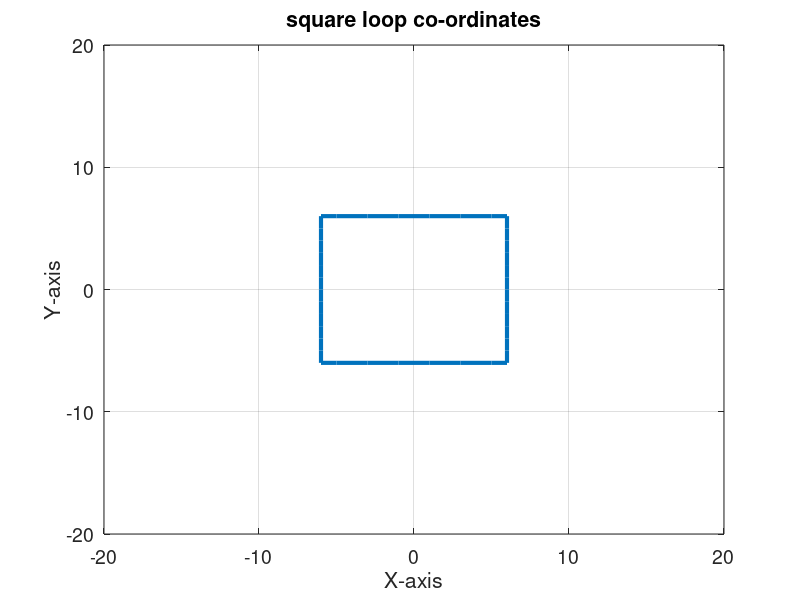
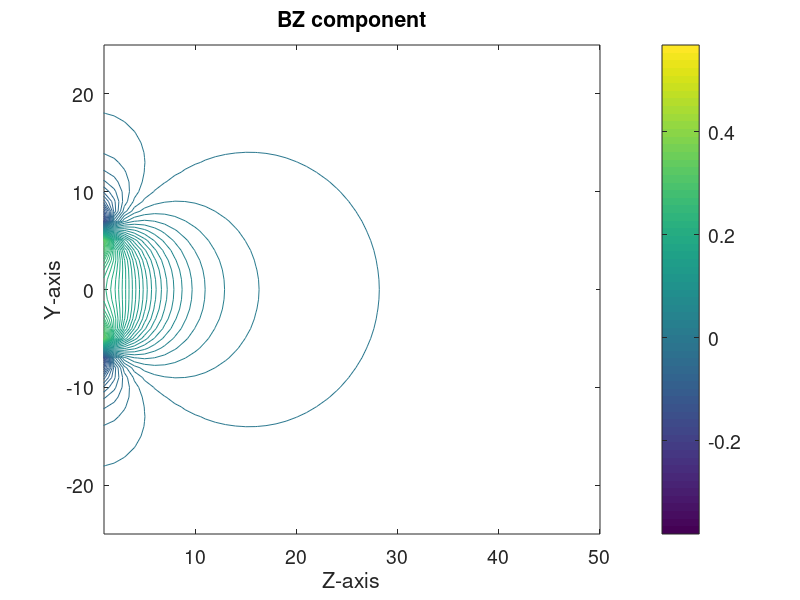
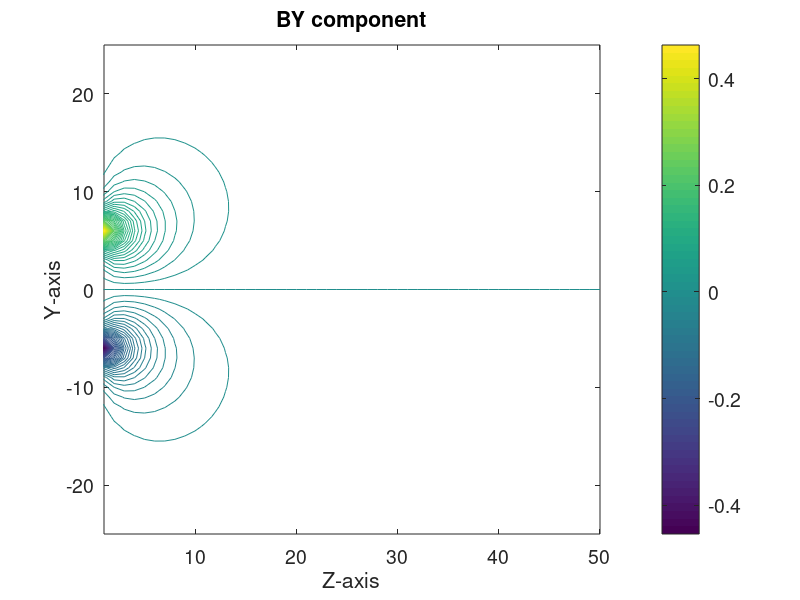
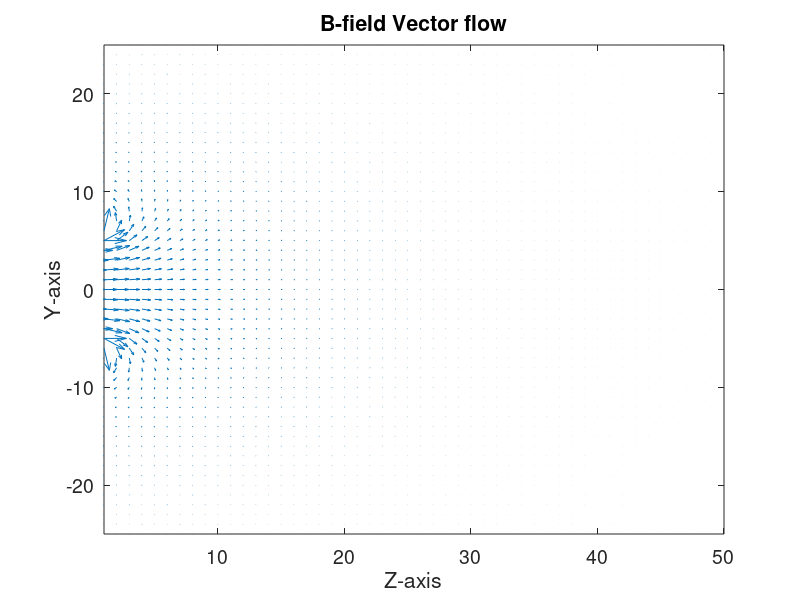

Source code (MATLAB) for these figures, in order:
clc
close all
clear all

%-------------------------------------------------------------------------%
%--Square loop is in the X-Y plane and Magnetic Field is Evaluated -------%
%-------------at every point in the Y-Z plane(X=0)------------------------%
%-------------------------------------------------------------------------%

Nz=51;  % No. of grids in Z-axis
Ny=51;  % No. of grids in Y-axis
S=12;   % Length of the Square Loop
N=(S+1)*4;   % No of grids in the loop ( X-Y plane)
N4=N/4;
a=S/2;   
I=3;    % current in the loop
u0=1;   % for simplicity, u0 is taken as 1 (permitivity)

%-------These are the coordinates of square loop..........................

Xc(1:N4)=-a:1:a;
Xc(N4+1:2*N4)=a;
Xc(2*N4+1:3*N4)=a:-1:-a;
Xc(3*N4+1:N)=-a;

Yc(1:13)=-a;
Yc(14:26)=-a:1:a;
Yc(27:39)=a;
Yc(40:52)=a:-1:-a;

%-------------------------------------------------------------------------

yp(1:51)=-25:1:25; % Y-coordinates of the plane where we are interested
zp(1:51)=0:1:50;% Z-coordinates of the plane where we are interested

Y(1:Ny,1:Nz)=0; % This array is for 1-d to 2-d conversion of coordinates
Z(1:Ny,1:Nz)=0;

for i=1:Ny
    Y(i,:)=yp(i); % all y-coordinates value in 2-d form
end
for i=1:Nz
    Z(:,i)=zp(i);% all z-coordinates value in 2-d form
end

%-------------------------------------------------------------------------

for A=1:Ny  % for all points in the Y-Z plane, find the magnetic field
for B=1:Nz  % from the loop situated in the X-Y plane
    
%-------------------------------------------------------------------------    
% calculate R-vector from the loop(X-Y plane)to Y-Z plane where we are 
% interested to find the magnetic field and also the dl-vector along the
% loop where current is flowing
% (note that R is the position vector pointing from loop (X-Y plane) to
% the point where we need the magnetic field (in this case Y-Z plane).)
% dl is the current element vector which will make up the square loop------
%-------------------------------------------------------------------------

for i=1:N-1
Rx(i)=-0.5*(Xc(i)+Xc(i+1));
Ry(i)=(Y(A,B)-(0.5*(Yc(i)+Yc(i+1))));
Rz(i)=Z(A,B);
dlx(i)=Xc(i+1)-Xc(i);
dly(i)=Yc(i+1)-Yc(i);
end
Rx(N)=-0.5*(Xc(N)+Xc(1));
Ry(N)=(Y(A,B)-(0.5*(Yc(N)+Yc(1))));
Rz(N)=Z(A,B);
dlx(N)=-Xc(N)+Xc(1);
dly(N)=-Yc(N)+Yc(1);

%--------------------------------------------------------------------------
% for all the elements along loop, determing dl cross R -------------------
% dl cross R is the curl of vector dl and R--------------------------------
% XCross is X-component of the curl of dl and R, similarly we got Y and Z- 
%--------------------------------------------------------------------------

for i=1:N
Xcross(i)=dly(i).*Rz(i);
Ycross(i)=-dlx(i).*Rz(i);
Zcross(i)=(dlx(i).*Ry(i))-(dly(i).*Rx(i));
R(i)=sqrt(Rx(i).^2+Ry(i).^2+Rz(i).^2);
end

%-------------------------------------------------------------------------
% this will be the biot savarts law equation------------------------------
%--------------------------------------------------------------------------

Bx1=(I*u0./(4*pi*(R.^3))).*Xcross;
By1=(I*u0./(4*pi*(R.^3))).*Ycross;
Bz1=(I*u0./(4*pi*(R.^3))).*Zcross;
%--------------------------------------------------------------------------
% now we have  magnetic field from all current elements in the form of an
% array named Bx1,By1,Bz1, now its time to add them up to get total
% magnetic field at the desired point from the loop------------------------
%-------------------------------------------------------------------------

BX(A,B)=0;       % Initialize sum magnetic field to be zero first
BY(A,B)=0;
BZ(A,B)=0;

%--------------------------------------------------------------------------
% here we add all magnetic field from different current elements which 
% make up the loop
%--------------------------------------------------------------------------

for i=1:N   % loop over all current elements along loop    
    BX(A,B)=BX(A,B)+Bx1(i);
    BY(A,B)=BY(A,B)+By1(i);
    BZ(A,B)=BZ(A,B)+Bz1(i);
end

%-------------------------------------------------------------------------

end
end

%------------------------------------------------------------------------
%---BX is a null field and only BY and BZ are color mapped...............
%--------------------------------------------------------------------------

figure(1)
plot(Xc,Yc,'linewidth',3)
axis([-20 20 -20 20])
xlabel('X-axis','fontsize',14)
ylabel('Y-axis','fontsize',14)
title('square loop co-ordinates','fontsize',14)
h=gca; 
get(h,'FontSize') 
set(h,'FontSize',14)
h = get(gca, 'ylabel');
fh = figure(1); 
set(fh, 'color', 'white'); 
grid on

figure(2)
lim1=min(min(BZ));
lim2=max(max(BZ));
steps=(lim2-lim1)/100;
contour(zp,yp,BZ,lim1:steps:lim2)
axis([1 50 -25 25])
xlabel('Z-axis','fontsize',14)
ylabel('Y-axis','fontsize',14)
title('BZ component','fontsize',14)
colorbar('location','eastoutside','fontsize',14);
h=gca; 
get(h,'FontSize') 
set(h,'FontSize',14)
h = get(gca, 'ylabel');
fh = figure(2); 
set(fh, 'color', 'white'); 


figure(3)
lim1=min(min(BY));
lim2=max(max(BY));
steps=(lim2-lim1)/100;
contour(zp,yp,BY,lim1:steps:lim2)
axis([1 50 -25 25])
xlabel('Z-axis','fontsize',14)
ylabel('Y-axis','fontsize',14)
title('BY component','fontsize',14)
colorbar('location','eastoutside','fontsize',14);
h=gca; 
get(h,'FontSize') 
set(h,'FontSize',14)
h = get(gca, 'ylabel');
fh = figure(3); 
set(fh, 'color', 'white'); 


figure(4)
quiver(zp,yp,BZ,BY,2)
axis([1 50 -25 25])
xlabel('Z-axis','fontsize',14)
ylabel('Y-axis','fontsize',14)
title('B-field Vector flow','fontsize',14)
h=gca; 
get(h,'FontSize') 
set(h,'FontSize',14)
h = get(gca, 'ylabel');
fh = figure(4); 
set(fh, 'color', 'white'); 

%--------------------------------------------------------------------------